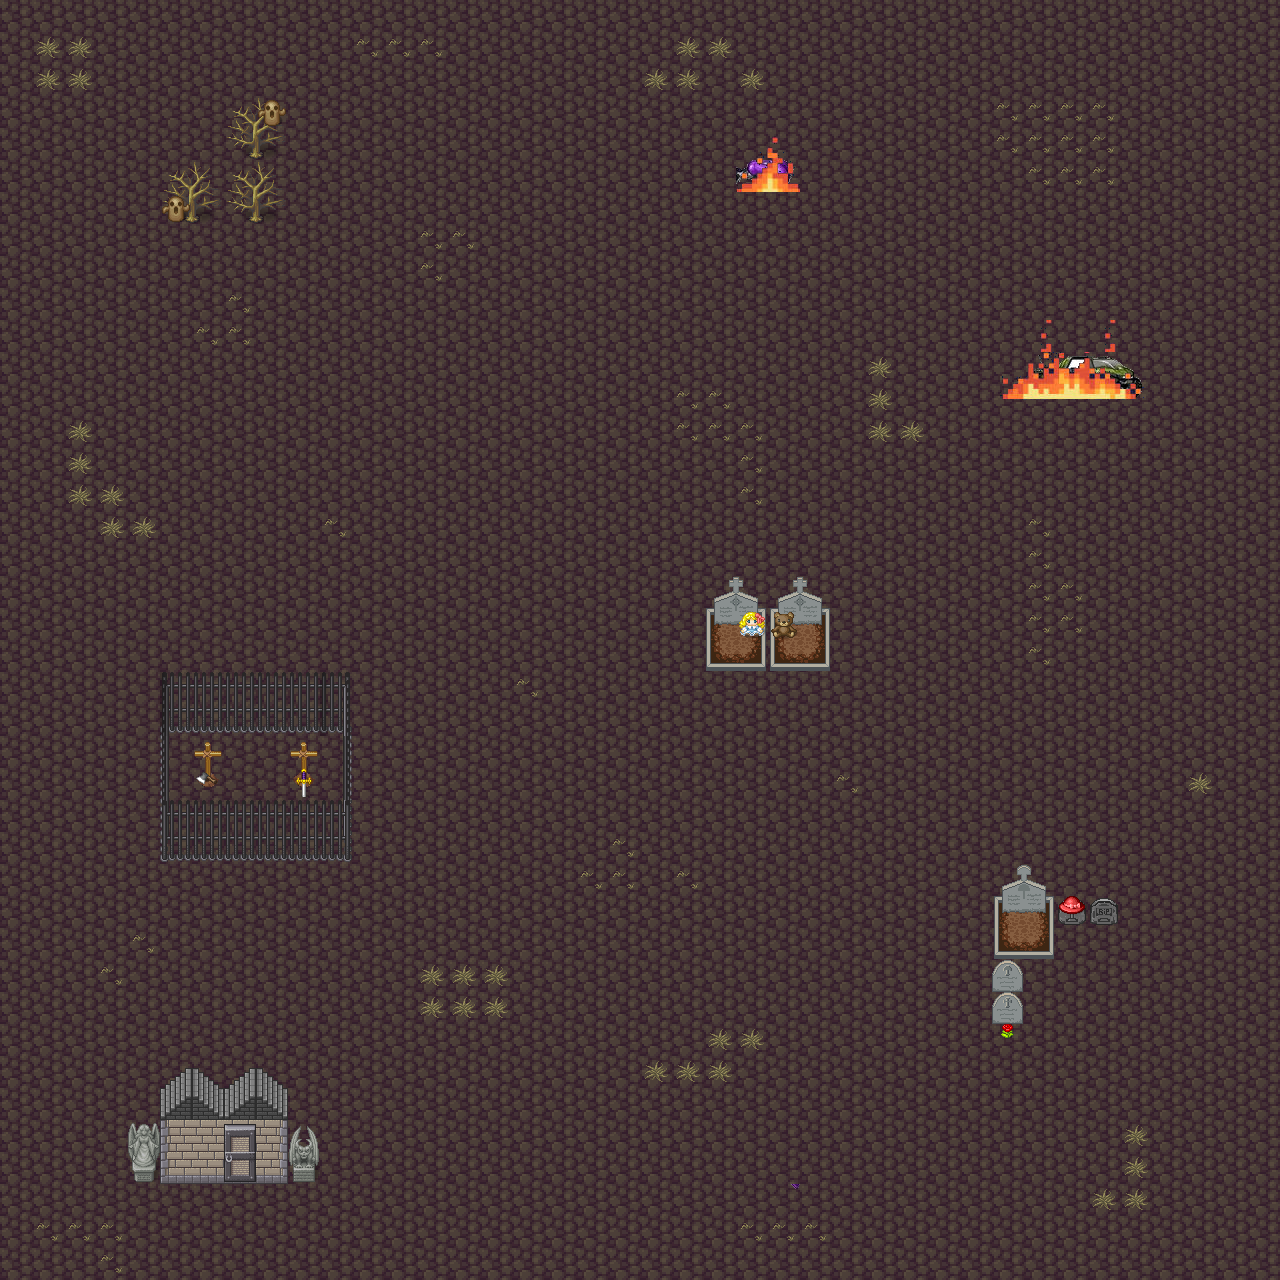

This is a level from a 2D game, rendered from its Tiled map with the project's own tilesets. A one-line summary and the map file follow, with tile-layer data summarised:
An orthogonal 40x40 tile map with 32x32 px tiles, 4 tile layers (land, colidable, fire, no_colidable), 5 tilesets and 4 objects.

<map version="1.10" tiledversion="1.11.2" orientation="orthogonal" renderorder="right-down" width="40" height="40" tilewidth="32" tileheight="32" infinite="0" nextlayerid="6" nextobjectid="10">
 <properties>
  <property name="xSpawnPoint" type="int" value="550" />
  <property name="ySpawnPoint" type="int" value="796" />
 </properties>
 <tileset firstgid="1" source="../TSXS/1_terrain.tsx" />
 <tileset firstgid="361" source="../TSXS/fire2.tsx" />
 <tileset firstgid="570" source="../TSXS/graveyard details.tsx" />
 <tileset firstgid="619" source="../TSXS/naves.tsx" />
 <tileset firstgid="1102" source="../TSXS/[Base]BaseChip_pipo.tsx" />
 <layer id="1" name="land" width="40" height="40">
  <data>[1600 cells, 1600 non-empty, 1 distinct tile ids]</data>
 </layer>
 <layer id="2" name="colidable" width="40" height="40">
  <data>[1600 cells, 257 non-empty, 62 distinct tile ids]</data>
 </layer>
 <layer id="4" name="fire" width="40" height="40">
  <data>[1600 cells, 18 non-empty, 16 distinct tile ids]</data>
 </layer>
 <layer id="3" name="no_colidable" width="40" height="40">
  <data>[1600 cells, 95 non-empty, 11 distinct tile ids]</data>
 </layer>
 <objectgroup id="5" name="spawneable">
  <properties>
   <property name="xSpawnPoint" type="int" value="550" />
   <property name="ySpawnPoint" type="int" value="796" />
  </properties>
  <object id="2" x="169.333" y="329.333" width="189.333" height="240.667" />
  <object id="4" x="392" y="105.333" width="234" height="133.333" />
  <object id="5" x="893.333" y="100.667" width="263.333" height="132" />
  <object id="7" x="990.667" y="478.667" width="153.333" height="343.333" />
 </objectgroup>
</map>
